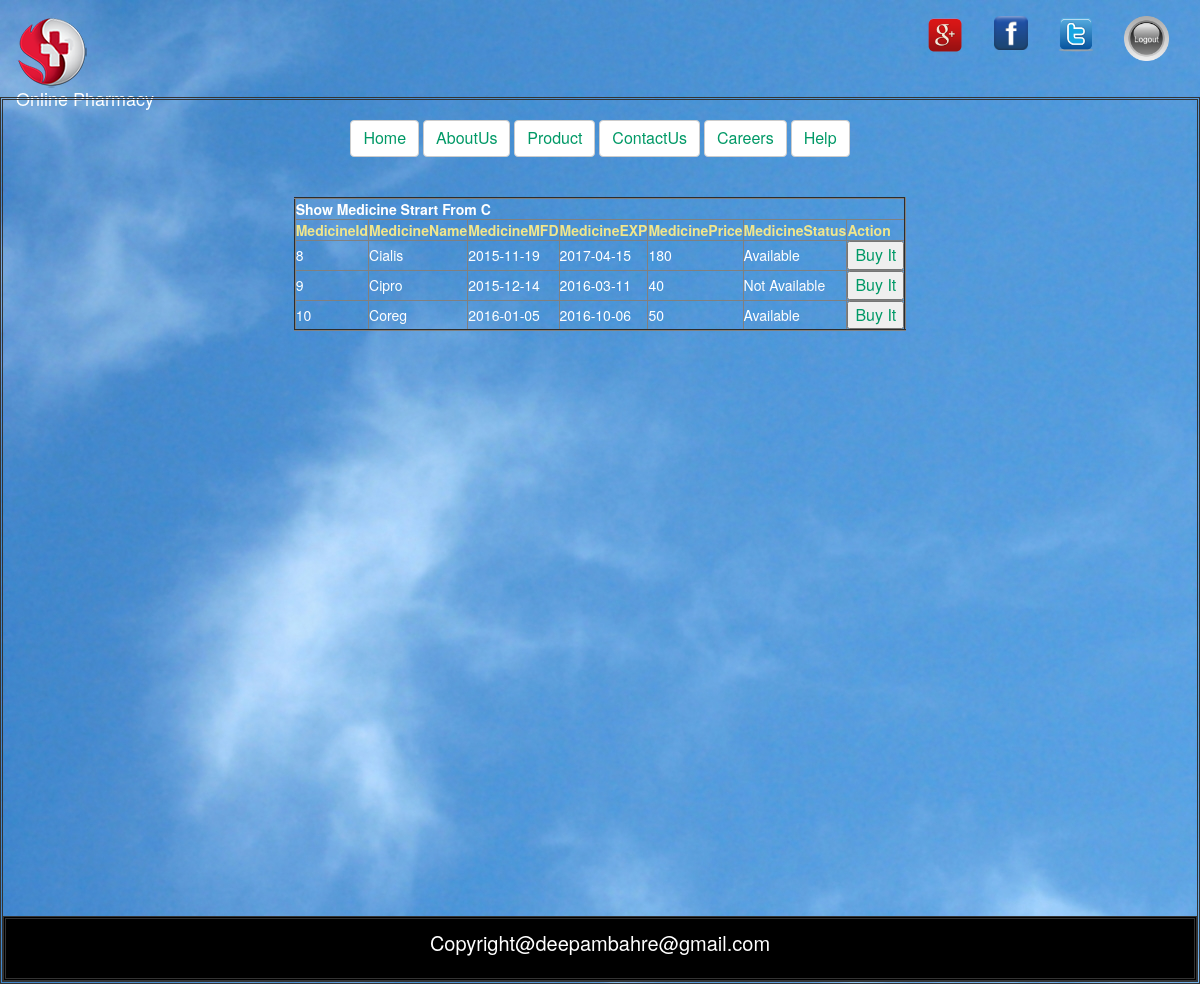
Screenshot of /product_fetch.php?medicine=C (signed in) with the database file from the repository.
### tables this page shows
CREATE TABLE IF NOT EXISTS `medicinedetail` (
  `MedicineId` int(11) NOT NULL,
  `MedicineName` varchar(255) NOT NULL,
  `MedicineMFD` date NOT NULL,
  `MedicineEXP` date NOT NULL,
  `MedicinePrice` bigint(80) NOT NULL,
  `MedicineStatus` varchar(255) NOT NULL
);

### product_fetch.php (the view, shortened to what this page needs)
<?php
require('header.php');
?>
<html>
<head>
<link rel="stylesheet" type="text/css" href="CSS/careers.css">
</head>
<body background="images/line_glare_light_color_background_hd-wallpaper-45215.jpg">
<div id="right">
<br>
<center>
<a href="index2.php" class="btn btn-default"><font size="3" color="#009966">Home</font></a>
<a href="about.php" class="btn btn-default"><font size="3" color="#009966">AboutUs</font></a>
<a href="product.php" class="btn btn-default"><font size="3" color="#009966">Product</font></a>
<a href="contact.php" class="btn btn-default"><font size="3" color="#009966">ContactUs</font></a>
<a href="careers.php" class="btn btn-default"><font size="3" color="#009966">Careers</font></a>
<a href="help.php" class="btn btn-default"><font size="3" color="#009966">Help</font></a>
<br>
</body>
</html>
<?php
$servername = "localhost";
$username = "root";
$password = "";
$dbname = "deepam_medical";
$conn = new mysqli($servername, $username, $password, $dbname);
$med =  $_GET['medicine'] ;
$select="SELECT * FROM medicinedetail where MedicineName LIKE '$med%' ";
$result = $conn->query($select);
	if(!empty($result))
	{
       ?>
       <table border="2px" align="center">
               <br/><br/>
			<tr><th colspan="7" align="center"><font color="#FFFFFF">Show Medicine Strart From <?php echo $med;?></font></th></tr>
			<tr>
				<th><font color="#F0E68C">MedicineId</font></th>
				<th><font color="#F0E68C">MedicineName</font></th>
                <th><font color="#F0E68C">MedicineMFD</font></th>
				<th><font color="#F0E68C">MedicineEXP</font></th>
                <th><font color="#F0E68C">MedicinePrice</font></th>
				<th><font color="#F0E68C">MedicineStatus</font></th>
                <th colspan="3"><font color="#F0E68C">Action</font></th>
			</tr>
       <?php
		while($r=mysqli_fetch_array($result))
		{
	     ?>
		<tr>
		<td><font color="#FFFFFF"><?php echo $r['MedicineId'];?></font></td>
		<td><font color="#FFFFFF"><?php echo $r['MedicineName'];?></font></td>
        <td><font color="#FFFFFF"><?php echo $r['MedicineMFD'];?></font></td>
		<td><font color="#FFFFFF"><?php echo $r['MedicineEXP'];?></font></td>
        <td><font color="#FFFFFF"><?php echo $r['MedicinePrice'];?></font></td>
		<td><font color="#FFFFFF"><?php echo $r['MedicineStatus'];?></font></td>
        <td><button><a href="buy.php" style="text-decoration:none"><font size="3" color="#009966">Buy It</font></a></button></td>
		</tr>
	<?php
	}
	?>
		</table>
	<?php
	 }
?>
<?php require('footer.php');?>

### CSS/index.css (style rules this page uses)
#right { height:83%; width:79.10%; float:right; border:double; position:relative; min-height:498px; }

### CSS/careers.css (style rules this page uses)
#right { height:83%; width:100%; float:right; border:double; position:relative; }

### rows the page displays
medicinedetail: MedicineId "8", MedicineName "Cialis", MedicineMFD "2015-11-19", MedicineEXP "2017-04-15", MedicinePrice "180", MedicineStatus "Available"
medicinedetail: MedicineId "9", MedicineName "Cipro", MedicineMFD "2015-12-14", MedicineEXP "2016-03-11", MedicinePrice "40", MedicineStatus "Not Available"
medicinedetail: MedicineId "10", MedicineName "Coreg", MedicineMFD "2016-01-05", MedicineEXP "2016-10-06", MedicinePrice "50", MedicineStatus "Available"

### other values shown
$med "C"
